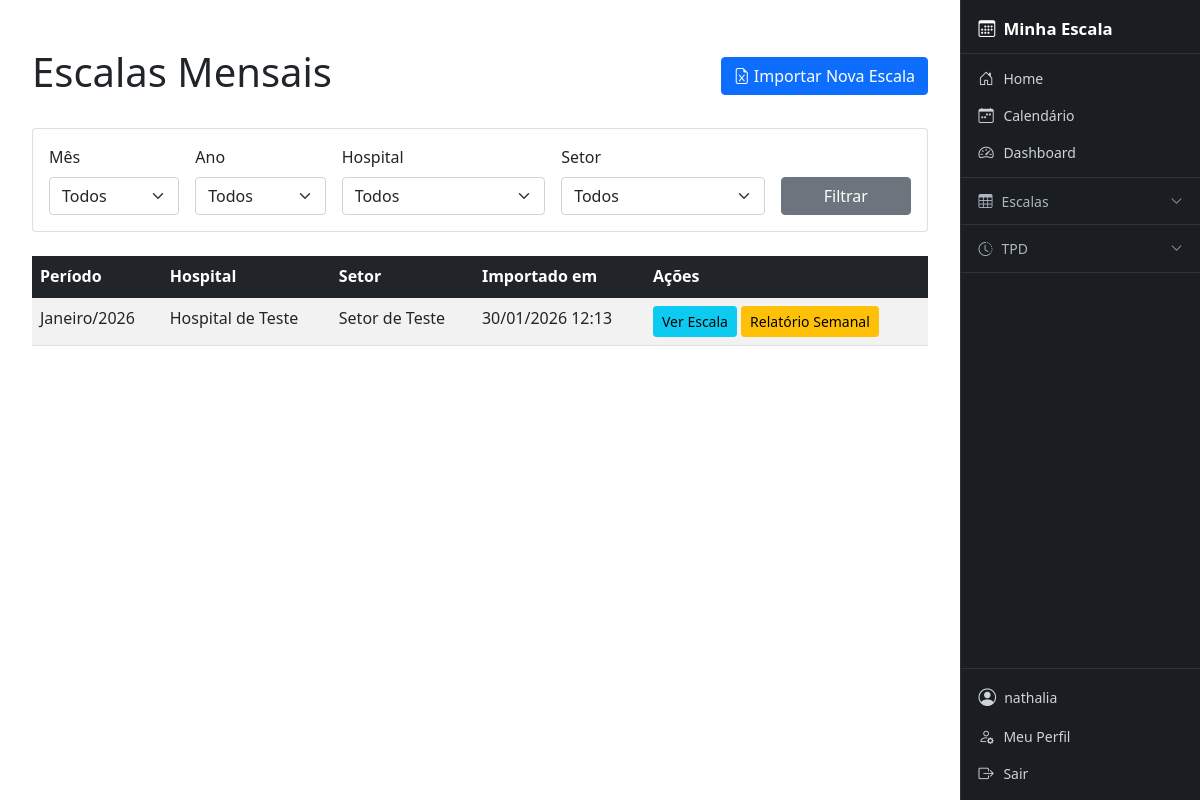
/escalas/ (signed in), run on the app's committed database.
### cal/models.py (models this page shows, shortened)
class EscalaMensal(models.Model):
    MES_CHOICES = [
        (1, 'Janeiro'), (2, 'Fevereiro'), (3, 'Março'), (4, 'Abril'),
        (5, 'Maio'), (6, 'Junho'), (7, 'Julho'), (8, 'Agosto'),
        (9, 'Setembro'), (10, 'Outubro'), (11, 'Novembro'), (12, 'Dezembro'),
    ]
    mes = models.IntegerField(choices=MES_CHOICES)
    ano = models.IntegerField()
    hospital = models.ForeignKey(Hospital, on_delete=models.CASCADE)
    setor = models.ForeignKey(Setor, on_delete=models.CASCADE)
    arquivo_excel = models.FileField(upload_to='escalas/%Y/%m/', null=True, blank=True)
    criado_por = models.ForeignKey(User, on_delete=models.PROTECT)
    criado_em = models.DateTimeField(auto_now_add=True)
    class Meta:
        verbose_name = "Escala Mensal"
        verbose_name_plural = "Escalas Mensais"
        unique_together = ('mes', 'ano', 'hospital', 'setor')

### core/models.py (models this page shows, shortened)
class Hospital(models.Model):
    nome = models.CharField(max_length=150, unique=True)
    sigla = models.CharField(max_length=20, blank=True, null=True)

class Setor(models.Model):
    nome = models.CharField(max_length=100)
    hospital = models.ForeignKey(
        Hospital,
        on_delete=models.CASCADE,
        related_name="setores"
    )
    class Meta:
        unique_together = ("nome", "hospital")

### cal/views/escala_views.py (the view)
# urls.py: path('escalas/', escala_views.lista_escalas, name='lista_escalas'),
@login_required
def lista_escalas(request):
    escalas = EscalaMensal.objects.all().order_by('-ano', '-mes')
    mes = request.GET.get('mes')
    ano = request.GET.get('ano')
    hospital = request.GET.get('hospital')
    setor = request.GET.get('setor')
    if mes: escalas = escalas.filter(mes=mes)
    if ano: escalas = escalas.filter(ano=ano)
    if hospital: escalas = escalas.filter(hospital_id=hospital)
    if setor: escalas = escalas.filter(setor_id=setor)
    context = {
        'escalas': escalas, 'meses': EscalaMensal.MES_CHOICES,
        'hospitais': Hospital.objects.all(), 'setores': Setor.objects.all(),
        'anos': range(2020, datetime.now().year + 2),
    }
    return render(request, 'escala/lista.html', context)

### templates/escala/lista.html (shortened to what this page needs)
{% extends 'base.html' %}
{% load django_bootstrap5 %}
{% block content %}
<div class="container mt-4">
    <div class="d-flex justify-content-between align-items-center mb-4">
        <h1>Escalas Mensais</h1>
        <a href="{% url 'cal:importar_escala' %}" class="btn btn-primary">
            <i class="bi bi-file-earmark-excel"></i> Importar Nova Escala
        </a>
    </div>
    <div class="card mb-4">
        <div class="card-body">
            <form method="get" class="row g-3">
                <div class="col-md-2">
                    <label class="form-label">Mês</label>
                    <select name="mes" class="form-select">
                        <option value="">Todos</option>
                    </select>
                </div>
                <div class="col-md-2">
                    <label class="form-label">Ano</label>
                    <select name="ano" class="form-select">
                        <option value="">Todos</option>
                    </select>
                </div>
                <div class="col-md-3">
                    <label class="form-label">Hospital</label>
                    <select name="hospital" class="form-select">
                        <option value="">Todos</option>
                    </select>
                </div>
                <div class="col-md-3">
                    <label class="form-label">Setor</label>
                    <select name="setor" class="form-select">
                        <option value="">Todos</option>
                    </select>
                </div>
                <div class="col-md-2 d-flex align-items-end">
                    <button type="submit" class="btn btn-secondary w-100">Filtrar</button>
                </div>
            </form>
        </div>
    </div>
    <div class="table-responsive">
        <table class="table table-striped table-hover">
            <thead class="table-dark">
                <tr>
                    <th>Período</th>
                    <th>Hospital</th>
                    <th>Setor</th>
                    <th>Importado em</th>
                    <th>Ações</th>
                </tr>
            </thead>
            <tbody>
                {% for escala in escalas %}
                <tr>
                    <td>{{ escala.get_mes_display }}/{{ escala.ano }}</td>
                    <td>{{ escala.hospital.nome }}</td>
                    <td>{{ escala.setor.nome }}</td>
                    <td>{{ escala.criado_em|date:"d/m/Y H:i" }}</td>
                    <td>
                        <a href="{% url 'cal:escala_detalhes' escala.id %}" class="btn btn-sm btn-info">Ver Escala</a>
                        <a href="{% url 'cal:escala_relatorio_semanal' escala.id %}" class="btn btn-sm btn-warning">Relatório Semanal</a>
                    </td>
                </tr>
                {% empty %}
                <tr>
                    <td colspan="5" class="text-center">Nenhuma escala encontrada.</td>
                </tr>
                {% endfor %}
            </tbody>
        </table>
    </div>
</div>
{% endblock %}

### templates/navbar.html (shortened to what this page needs)
<aside id="sidebar">
    <a href="{% url 'cal:home' %}" class="sidebar-brand">
        <i class="bi bi-calendar3"></i> Minha Escala
    </a>
    {% if user.is_authenticated %}
    <div class="sidebar-section">
        <a href="{% url 'cal:home' %}" class="sidebar-link">
            <i class="bi bi-house-door"></i> Home
        </a>
        <a href="{% url 'cal:calendar' %}" class="sidebar-link">
            <i class="bi bi-calendar-week"></i> Calendário
        </a>
        <a href="{% url 'cal:dashboard' %}" class="sidebar-link">
            <i class="bi bi-speedometer2"></i> Dashboard
        </a>
    </div>
    <div class="sidebar-section">
        <button class="sidebar-group-btn" type="button"
                data-bs-toggle="collapse" data-bs-target="#menuEscalas"
                aria-expanded="false">
            <i class="bi bi-table"></i> Escalas
            <i class="bi bi-chevron-down chevron"></i>
        </button>
    </div>
    <div class="sidebar-section">
        <button class="sidebar-group-btn" type="button"
                data-bs-toggle="collapse" data-bs-target="#menuTPD"
                aria-expanded="false">
            <i class="bi bi-clock-history"></i> TPD
            <i class="bi bi-chevron-down chevron"></i>
        </button>
    </div>
    {% endif %}
    <div class="sidebar-footer">
        {% if user.is_authenticated %}
            <div class="sidebar-user">
                <i class="bi bi-person-circle" style="font-size:1.1rem;"></i>
                <span class="text-truncate">{{ user.username }}</span>
            </div>
            <a href="{% url 'cal:perfil' %}" class="sidebar-link">
                <i class="bi bi-person-gear"></i> Meu Perfil
            </a>
            <a href="#" class="sidebar-link text-danger-emphasis"
               onclick="document.getElementById('logout-form').submit(); return false;">
                <i class="bi bi-box-arrow-right"></i> Sair
            </a>
        {% else %}
            <a href="{% url 'cal:login' %}" class="sidebar-link">
                <i class="bi bi-box-arrow-in-right"></i> Login
            </a>
        {% endif %}
    </div>
</aside>

### templates/base.html (style rules this page uses)
#sidebar { position: fixed; top: 0; right: 0; width: 240px; height: 100vh; overflow-y: auto; background-color: #1a1d21; z-index: 1040; display: flex; flex-direction: column; border-left: 1px solid #2e3338; transition: right 0.28s ease; }
@media (min-width: 768px) { body { margin-right: 240px; } }
.sidebar-brand { display: flex; align-items: center; gap: 0.5rem; padding: 1rem 1.1rem 0.75rem; color: #fff; font-size: 1.05rem; font-weight: 600; text-decoration: none; border-bottom: 1px solid #2e3338; }
.sidebar-section { padding: 0.35rem 0; border-bottom: 1px solid #2e3338; }
.sidebar-link { display: flex; align-items: center; gap: 0.55rem; padding: 0.45rem 1.1rem; color: #ced4da; text-decoration: none; font-size: 0.875rem; border-radius: 0; transition: background 0.15s, color 0.15s; white-space: nowrap; }
.sidebar-link i { font-size: 0.95rem; min-width: 16px; }
.sidebar-group-btn { display: flex; align-items: center; gap: 0.55rem; width: 100%; padding: 0.45rem 1.1rem; background: none; border: none; color: #adb5bd; font-size: 0.875rem; text-align: left; cursor: pointer; transition: background 0.15s, color 0.15s; }
.sidebar-group-btn .chevron { margin-left: auto; transition: transform 0.2s; font-size: 0.75rem; }
.sidebar-footer { margin-top: auto; border-top: 1px solid #2e3338; padding: 0.5rem 0; }
.sidebar-user { display: flex; align-items: center; gap: 0.5rem; padding: 0.45rem 1.1rem; color: #ced4da; font-size: 0.875rem; }

### data on the page
EscalaMensal: mes "Janeiro", ano "2026", hospital.nome "Hospital de Teste", setor.nome "Setor de Teste", criado_em "30/01/2026 12:13"

### other printed values
{{ user.username }} "nathalia"
